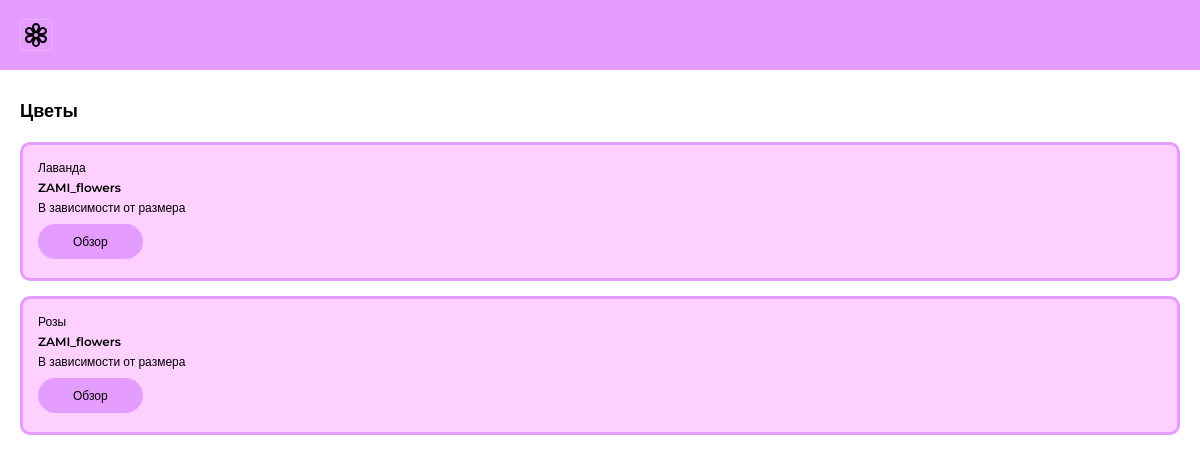
Page /category/flowers/tsvetyi/ (signed in) on the committed database.
### ZAMI_app/models.py (models this page shows, shortened)
class Category(models.Model):
    name = models.CharField("Название категории", max_length=255)
    slug = models.SlugField(unique=True, editable=False, blank=True)
    class Meta:
        verbose_name = "Категория"
        verbose_name_plural = "Категории"

class Flowers(models.Model):
    title = models.CharField("Цветы", max_length=255)
    category = models.ForeignKey(Category, on_delete=models.CASCADE, verbose_name="Выберите категории")
    company = models.CharField("ZAMI_flowers", max_length=100)
    price = models.CharField("Цена", max_length=80, default="без опыта")
    description = models.TextField("Описание")
    image = models.CharField("URL-фото", max_length=500)
    address = models.CharField("Адрес", max_length=100)
    phone = models.CharField("Телефон", max_length=14)
    email = models.CharField("E-mail", max_length=100)
    created_ad = models.DateTimeField("Дата и время публикации", default=datetime.now)
    class Meta:
        verbose_name = "Цветы"
        verbose_name_plural = "Цветы"

### ZAMI_app/views.py (the view)
# urls.py: path('category/flowers/<slug:slug>/', views.flowers_by_category_page, name='flowers_by_category_page'),
def flowers_by_category_page(request, slug):
    category = get_object_or_404(Category, slug=slug)
    flowers = Flowers.objects.filter(category=category)
    context = {
        'category': category,
        'flowers': flowers
    }
    return render(request, "./flowers-by-category.html", context)

### ZAMI_app/templates/flowers-by-category.html (shortened to what this page needs)
{% extends 'base.html' %}
{% block content %}
{% if user.is_authenticated %}
<section class="flowers">
    <div class="container">
        <h2 class="title">{{ category.name }}</h2>
        <div class="flowers-list">
            {% for flowers in flowers %}
            <div class="flowers-card">
                <h3 class="flowers-card__title">{{ flowers.title }}</h3>
                <h3 class="flowers-card__company">{{ flowers.company }}</h3>
                <h3 class="flowers-card__title">{{ flowers.price }}</h3>
                <a href="{% url 'flowers_detail_page' pk=flowers.pk %}" class="dark-button">Обзор</a>
            </div>
            {% endfor %}
        </div>
    </div>
</section>
{% endif %}
{% endblock %}

### ZAMI_app/static/css/stile.css (style rules this page uses)
* { padding: 0; margin: 0; box-sizing: border-box; font-family: "Montserrat", sans-serif; }
:root { --light: #E49CFF; --secondary: #FDD0FF; --success: #D26AFE; --dark: #000000; }
.container { margin-left: 20px; margin-right: 20px; }
.title { font-size: 18px; font-weight: 700; color: var(--dark); }
.categories, .flowers, .flowers-detail, .auth { padding: 30px 0; }
.categories-list, .flowers-list { margin: 20px 0; }
.flowers-card { border: 3px solid var(--light); background-color: var(--secondary); padding: 15px; border-radius: 10px; margin-bottom: 15px; }
.flowers-card__title, .flowers-card__company { color: var(--dark); font-size: 12px; margin-bottom: 5px; }
.flowers-card__title { font-weight: 400; }
.flowers-card__company { font-weight: 600; }
.dark-button, .button-success { cursor: pointer; font-size: 12px; text-decoration: none; display: inline-block; margin: 4px 0; background-color: var(--light); color: var(--dark); padding: 10px 35px; border-radius: 30px; border: none; }

### rows in the picture
Category: name "Цветы"
Flowers: title "Лаванда", company "ZAMI_flowers", price "В зависимости от размера"
Flowers: title "Розы", company "ZAMI_flowers", price "В зависимости от размера"
